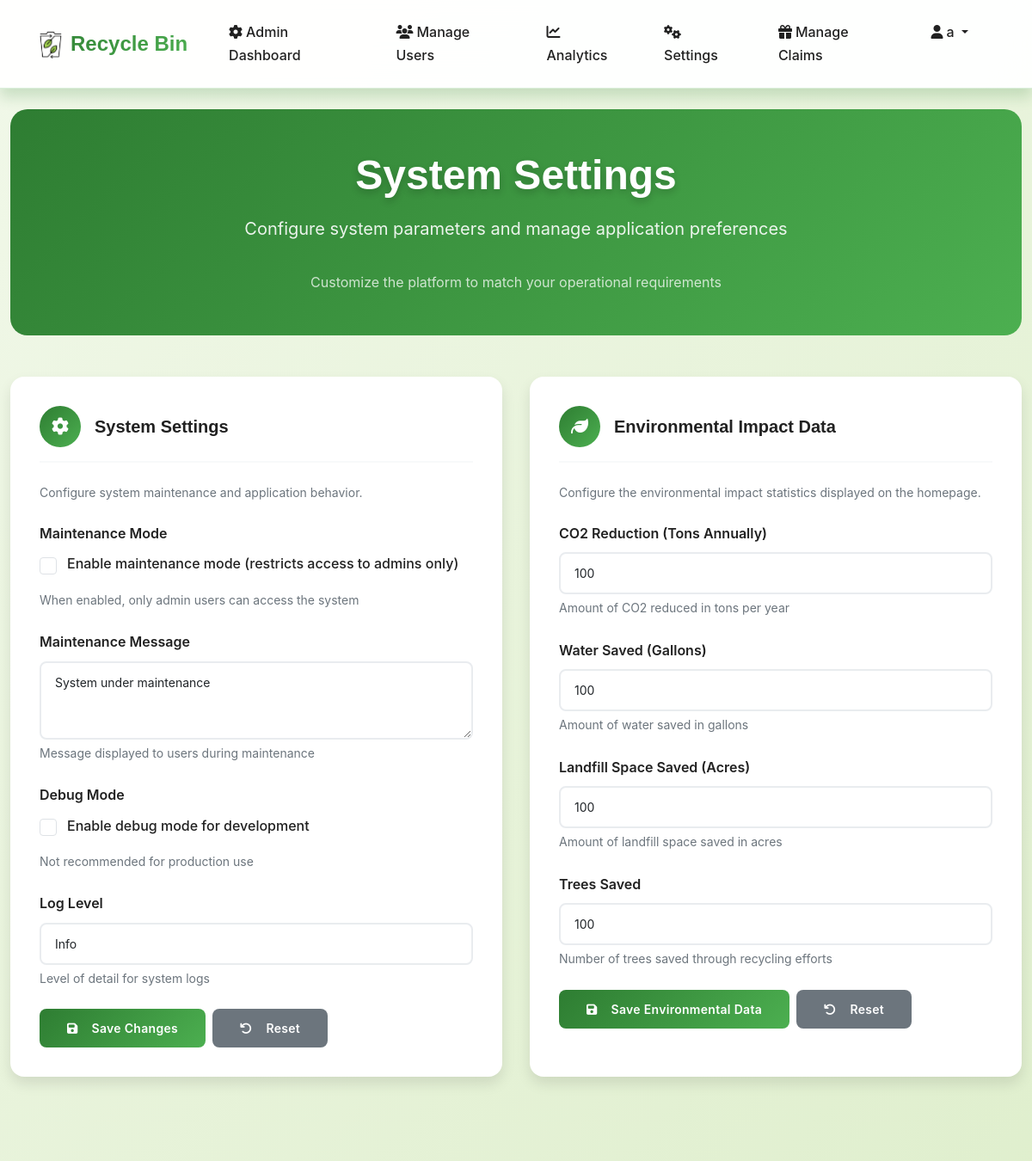
Before: /admin-settings/ (signed in, upper part) with the older database file.
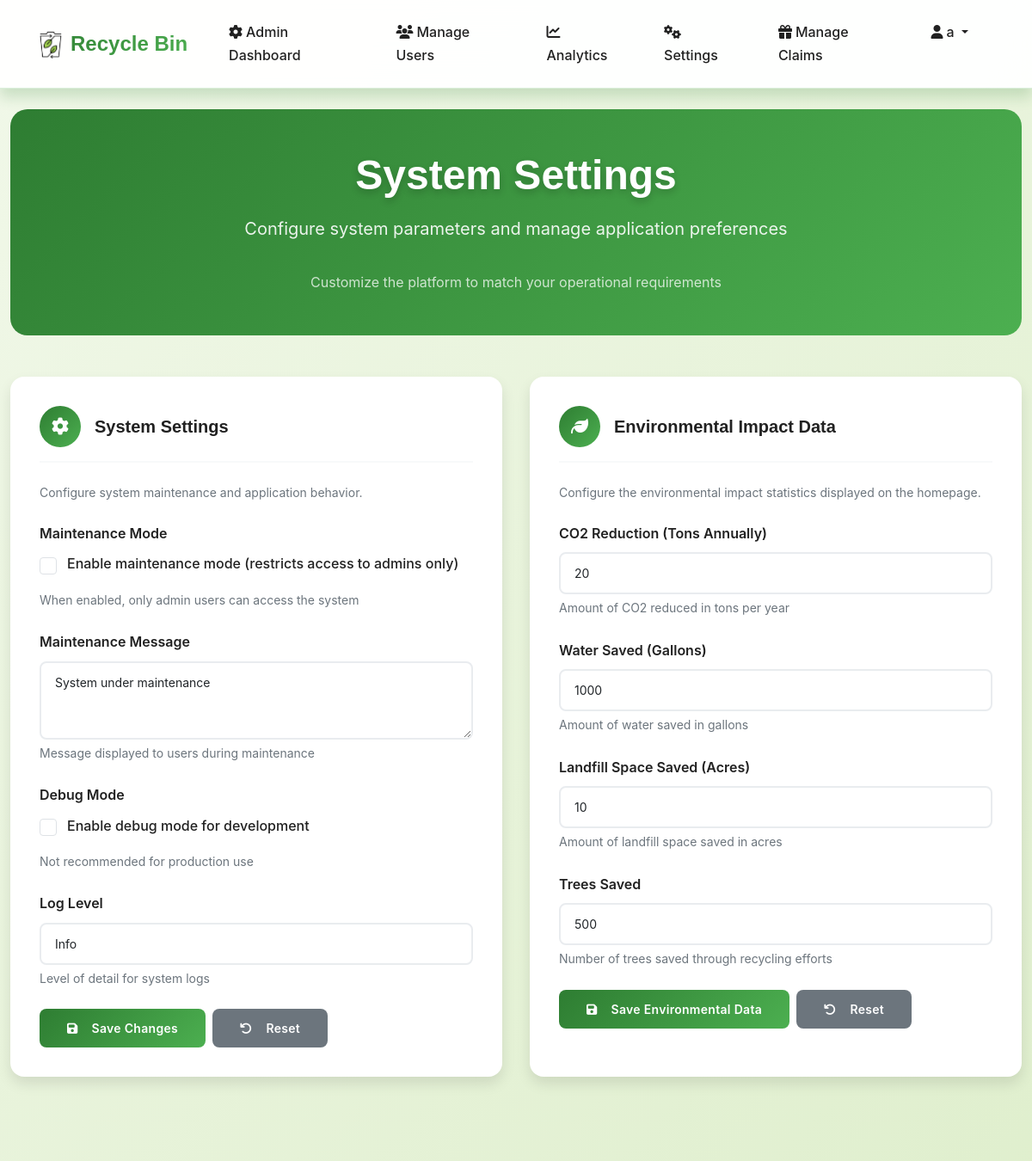
After: the same page with the newer database file.
### dashboard/models.py (models this page shows, shortened)
class SystemSettings(models.Model):
    maintenance_mode = models.BooleanField(default=False)
    maintenance_message = models.TextField(default='System is currently under maintenance. Please check back later.')
    debug_mode = models.BooleanField(default=False)
    log_level = models.CharField(max_length=20, choices=[
        ('INFO', 'Info'),
        ('WARNING', 'Warning'),
        ('ERROR', 'Error'),
        ('DEBUG', 'Debug'),
    ], default='INFO')
    co2_reduction_tons = models.IntegerField(default=15, help_text="CO2 reduction in tons annually")
    water_saved_gallons = models.IntegerField(default=1000, help_text="Water saved in gallons")
    landfill_space_acres = models.IntegerField(default=10, help_text="Landfill space saved in acres")
    trees_saved_count = models.IntegerField(default=500, help_text="Number of trees saved")
    created_at = models.DateTimeField(auto_now_add=True)
    updated_at = models.DateTimeField(auto_now=True)
    class Meta:
        verbose_name = 'System Settings'
        verbose_name_plural = 'System Settings'
    @classmethod
    def get_settings(cls):
        settings, created = cls.objects.get_or_create(
            id=1,
            defaults={
                'maintenance_mode': False,
                'maintenance_message': 'System is currently under maintenance. Please check back later.',
                'debug_mode': False,
                'log_level': 'INFO',
            }
        )
        return settings

### dashboard/views.py (the view, shortened to what this page needs)
# urls.py: path('admin-settings/', views.admin_settings, name='admin_settings'),
@login_required
@user_passes_test(is_admin)
def admin_settings(request):
    from .models import SystemSettings
    from accounts.models import CustomUser
    from trash.models import TrashSubmission, CollectionRecord, RewardPointHistory
    from django.db import connection
    try:
        settings = SystemSettings.get_settings()
    except:
        settings = {
            'site_name': 'Recycle Bin',
            'site_description': 'Transform waste into rewards with our eco-friendly recycling platform',
            'contact_email': 'admin@trashtotreasure.com',
            'default_timezone': 'UTC',
            'maintenance_mode': False,
            'maintenance_message': 'System is currently under maintenance. Please check back later.',
            'debug_mode': False,
            'log_level': 'INFO',
        }
    context = {
        'settings': settings,
    }
    return render(request, 'dashboard/admin_settings.html', context)

### dashboard/views.py (called while the page is built)
def is_admin(user):
    return user.is_authenticated and user.user_type == 'admin'

### templates/dashboard/admin_settings.html (shortened to what the changed rows need)
{% extends 'base.html' %}
{% load static %}
{% block extra_css %}
<link rel="stylesheet" href="{% static 'css/admin_dashboard.css' %}">
{% endblock %}
{% block content %}
<div class="container-fluid py-4">
    <div class="settings-hero">
        <h1 class="settings-title">System Settings</h1>
    </div>
    <div class="settings-grid">
        <div class="settings-card">
            <form method="POST" action="{% url 'dashboard:admin_settings' %}">
                <div class="form-group">
                    <div class="form-check">
                        <input class="form-check-input" type="checkbox" id="maintenance_mode" name="maintenance_mode"
                               {% if settings.maintenance_mode %}checked{% endif %}>
                        <label class="form-check-label" for="maintenance_mode">
                            Enable maintenance mode (restricts access to admins only)
                        </label>
                    </div>
                </div>
                <div class="form-group">
                    <label for="maintenance_message" class="form-label">Maintenance Message</label>
                    <textarea class="form-control" id="maintenance_message" name="maintenance_message"
                              rows="3">{{ settings.maintenance_message|default:'System is currently under maintenance. Please check back later.' }}</textarea>
                    <div class="form-text">Message displayed to users during maintenance</div>
                </div>
                <div class="form-group">
                    <div class="form-check">
                        <input class="form-check-input" type="checkbox" id="debug_mode" name="debug_mode"
                               {% if settings.debug_mode %}checked{% endif %}>
                        <label class="form-check-label" for="debug_mode">
                            Enable debug mode for development
                        </label>
                    </div>
                </div>
                <div class="form-group">
                    <label for="log_level" class="form-label">Log Level</label>
                    <select class="form-select" id="log_level" name="log_level">
                        <option value="INFO" {% if settings.log_level == 'INFO' %}selected{% endif %}>Info</option>
                    </select>
                    <div class="form-text">Level of detail for system logs</div>
                </div>
            </form>
        </div>
        <div class="settings-card">
            <form method="POST" action="{% url 'dashboard:admin_settings' %}">
                <div class="form-group">
                    <label for="co2_reduction_tons" class="form-label">CO2 Reduction (Tons Annually)</label>
                    <input type="number" class="form-control" id="co2_reduction_tons" name="co2_reduction_tons"
                           value="{{ settings.co2_reduction_tons|default:15 }}" min="0" required>
                    <div class="form-text">Amount of CO2 reduced in tons per year</div>
                </div>
                <div class="form-group">
                    <label for="water_saved_gallons" class="form-label">Water Saved (Gallons)</label>
                    <input type="number" class="form-control" id="water_saved_gallons" name="water_saved_gallons"
                           value="{{ settings.water_saved_gallons|default:1000 }}" min="0" required>
                    <div class="form-text">Amount of water saved in gallons</div>
                </div>
                <div class="form-group">
                    <label for="landfill_space_acres" class="form-label">Landfill Space Saved (Acres)</label>
                    <input type="number" class="form-control" id="landfill_space_acres" name="landfill_space_acres"
                           value="{{ settings.landfill_space_acres|default:10 }}" min="0" required>
                    <div class="form-text">Amount of landfill space saved in acres</div>
                </div>
                <div class="form-group">
                    <label for="trees_saved_count" class="form-label">Trees Saved</label>
                    <input type="number" class="form-control" id="trees_saved_count" name="trees_saved_count"
                           value="{{ settings.trees_saved_count|default:500 }}" min="0" required>
                    <div class="form-text">Number of trees saved through recycling efforts</div>
                </div>
            </form>
        </div>
    </div>
</div>
{% endblock %}

Changed rows visible on the page:
changed SystemSettings "System under maintenance": co2_reduction_tons "100" → "20"; water_saved_gallons "100" → "1000"; landfill_space_acres "100" → "10"; trees_saved_count "100" → "500"
